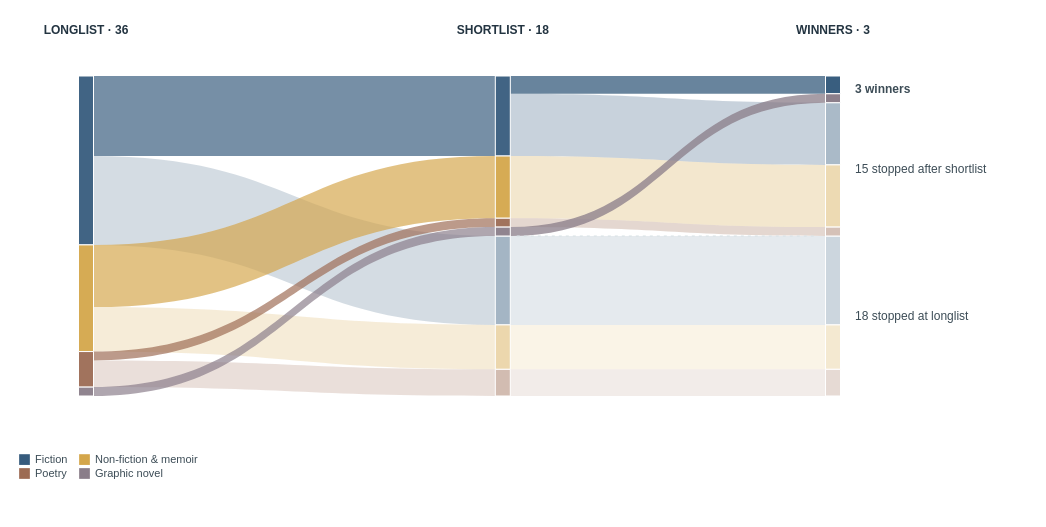

Write a Vega-Lite specification for this figure.
### Vega specification from a JSON file in a GitHub repository (floating-point values rounded to 4 significant figures)
{"$schema": "https://vega.github.io/schema/vega/v5.json", "description": "Alluvial of 36 Stella longlisted books in 2024–2026, retaining the 18 books that stopped at the longlist and the 15 that stopped after the shortlist.", "height": 435, "padding": {"left": 18, "right": 18, "top": 8, "bottom": 48}, "autosize": "pad", "background": "#ffffff", "signals": [{"name": "width", "update": "min(1100, max(290, windowSize()[0] - (windowSize()[0] <= 600 ? 96 : windowSize()[0] <= 1000 ? 144 : 190)))", "on": [{"events": "window:resize", "update": "min(1100, max(290, windowSize()[0] - (windowSize()[0] <= 600 ? 96 : windowSize()[0] <= 1000 ? 144 : 190)))"}]}, {"name": "nodeWidth", "value": 15}], "data": [{"name": "nodes", "values": [{"stage": "longlist", "genre": "Fiction", "phase": "longlisted", "y0": 0, "y1": 19, "count": 19, "opacity": 0.94}, {"stage": "shortlist", "genre": "Fiction", "phase": "advanced", "y0": 0, "y1": 9, "count": 9, "opacity": 0.94}, {"stage": "shortlist", "genre": "Fiction", "phase": "stopped at longlist", "y0": 18, "y1": 28, "count": 10, "opacity": 0.45}, {"stage": "outcome", "genre": "Fiction", "phase": "winner", "y0": 0, "y1": 2, "count": 2, "opacity": 0.98}, {"stage": "outcome", "genre": "Fiction", "phase": "stopped at shortlist", "y0": 3, "y1": 10, "count": 7, "opacity": 0.42}, {"stage": "outcome", "genre": "Fiction", "phase": "stopped at longlist", "y0": 18, "y1": 28, "count": 10, "opacity": 0.25}, {"stage": "longlist", "genre": "Non-fiction & memoir", "phase": "longlisted", "y0": 19, "y1": 31, "count": 12, "opacity": 0.94}, {"stage": "shortlist", "genre": "Non-fiction & memoir", "phase": "advanced", "y0": 9, "y1": 16, "count": 7, "opacity": 0.94}, {"stage": "shortlist", "genre": "Non-fiction & memoir", "phase": "stopped at longlist", "y0": 28, "y1": 33, "count": 5, "opacity": 0.45}, {"stage": "outcome", "genre": "Non-fiction & memoir", "phase": "stopped at shortlist", "y0": 10, "y1": 17, "count": 7, "opacity": 0.42}, {"stage": "outcome", "genre": "Non-fiction & memoir", "phase": "stopped at longlist", "y0": 28, "y1": 33, "count": 5, "opacity": 0.25}, {"stage": "longlist", "genre": "Poetry", "phase": "longlisted", "y0": 31, "y1": 35, "count": 4, "opacity": 0.94}, {"stage": "shortlist", "genre": "Poetry", "phase": "advanced", "y0": 16, "y1": 17, "count": 1, "opacity": 0.94}, {"stage": "shortlist", "genre": "Poetry", "phase": "stopped at longlist", "y0": 33, "y1": 36, "count": 3, "opacity": 0.45}, {"stage": "outcome", "genre": "Poetry", "phase": "stopped at shortlist", "y0": 17, "y1": 18, "count": 1, "opacity": 0.42}, {"stage": "outcome", "genre": "Poetry", "phase": "stopped at longlist", "y0": 33, "y1": 36, "count": 3, "opacity": 0.25}, {"stage": "longlist", "genre": "Graphic novel", "phase": "longlisted", "y0": 35, "y1": 36, "count": 1, "opacity": 0.94}, {"stage": "shortlist", "genre": "Graphic novel", "phase": "advanced", "y0": 17, "y1": 18, "count": 1, "opacity": 0.94}, {"stage": "outcome", "genre": "Graphic novel", "phase": "winner", "y0": 2, "y1": 3, "count": 1, "opacity": 0.98}]}, {"name": "links", "values": [{"src": "longlist", "dst": "shortlist", "genre": "Fiction", "phase": "advanced", "sy0": 0, "sy1": 9, "ty0": 0, "ty1": 9, "count": 9, "opacity": 0.68}, {"src": "longlist", "dst": "shortlist", "genre": "Fiction", "phase": "stopped at longlist", "sy0": 9, "sy1": 19, "ty0": 18, "ty1": 28, "count": 10, "opacity": 0.21}, {"src": "shortlist", "dst": "outcome", "genre": "Fiction", "phase": "winner", "sy0": 0, "sy1": 2, "ty0": 0, "ty1": 2, "count": 2, "opacity": 0.75}, {"src": "shortlist", "dst": "outcome", "genre": "Fiction", "phase": "stopped at shortlist", "sy0": 2, "sy1": 9, "ty0": 3, "ty1": 10, "count": 7, "opacity": 0.27}, {"src": "shortlist", "dst": "outcome", "genre": "Fiction", "phase": "stopped at longlist", "sy0": 18, "sy1": 28, "ty0": 18, "ty1": 28, "count": 10, "opacity": 0.13}, {"src": "longlist", "dst": "shortlist", "genre": "Non-fiction & memoir", "phase": "advanced", "sy0": 19, "sy1": 26, "ty0": 9, "ty1": 16, "count": 7, "opacity": 0.68}, {"src": "longlist", "dst": "shortlist", "genre": "Non-fiction & memoir", "phase": "stopped at longlist", "sy0": 26, "sy1": 31, "ty0": 28, "ty1": 33, "count": 5, "opacity": 0.21}, {"src": "shortlist", "dst": "outcome", "genre": "Non-fiction & memoir", "phase": "stopped at shortlist", "sy0": 9, "sy1": 16, "ty0": 10, "ty1": 17, "count": 7, "opacity": 0.27}, {"src": "shortlist", "dst": "outcome", "genre": "Non-fiction & memoir", "phase": "stopped at longlist", "sy0": 28, "sy1": 33, "ty0": 28, "ty1": 33, "count": 5, "opacity": 0.13}, {"src": "longlist", "dst": "shortlist", "genre": "Poetry", "phase": "advanced", "sy0": 31, "sy1": 32, "ty0": 16, "ty1": 17, "count": 1, "opacity": 0.68}, {"src": "longlist", "dst": "shortlist", "genre": "Poetry", "phase": "stopped at longlist", "sy0": 32, "sy1": 35, "ty0": 33, "ty1": 36, "count": 3, "opacity": 0.21}, {"src": "shortlist", "dst": "outcome", "genre": "Poetry", "phase": "stopped at shortlist", "sy0": 16, "sy1": 17, "ty0": 17, "ty1": 18, "count": 1, "opacity": 0.27}, {"src": "shortlist", "dst": "outcome", "genre": "Poetry", "phase": "stopped at longlist", "sy0": 33, "sy1": 36, "ty0": 33, "ty1": 36, "count": 3, "opacity": 0.13}, {"src": "longlist", "dst": "shortlist", "genre": "Graphic novel", "phase": "advanced", "sy0": 35, "sy1": 36, "ty0": 17, "ty1": 18, "count": 1, "opacity": 0.68}, {"src": "shortlist", "dst": "outcome", "genre": "Graphic novel", "phase": "winner", "sy0": 17, "sy1": 18, "ty0": 2, "ty1": 3, "count": 1, "opacity": 0.75}]}, {"name": "stageLabels", "values": [{"stage": "longlist", "heading": "LONGLIST · 36"}, {"stage": "shortlist", "heading": "SHORTLIST · 18"}, {"stage": "outcome", "heading": "WINNERS · 3"}]}, {"name": "outcomeLabels", "values": [{"label": "3 winners", "y": 1.5, "weight": "bold"}, {"label": "15 stopped after shortlist", "y": 10.5, "weight": "normal"}, {"label": "18 stopped at longlist", "y": 27, "weight": "normal"}]}], "scales": [{"name": "stageX", "type": "ordinal", "domain": ["longlist", "shortlist", "outcome"], "range": [{"signal": "width < 600 ? 32 : 68"}, {"signal": "width * 0.48"}, {"signal": "width - (width < 600 ? 32 : 195)"}]}, {"name": "booksY", "type": "linear", "domain": [0, 36], "range": [68, 388], "zero": true}, {"name": "genreColour", "type": "ordinal", "domain": ["Fiction", "Non-fiction & memoir", "Poetry", "Graphic novel"], "range": ["#365B7D", "#D4A64A", "#9C6B53", "#8A7D89"]}], "legends": [{"fill": "genreColour", "orient": "bottom", "direction": "horizontal", "title": null, "symbolType": "square", "symbolSize": 115, "labelFont": "Arial", "labelFontSize": 11, "labelColor": "#3c4c56", "columns": 2, "offset": 10}], "marks": [{"type": "path", "from": {"data": "links"}, "encode": {"update": {"path": {"signal": "'M' + (scale('stageX', datum.src) + nodeWidth/2) + ',' + scale('booksY', datum.sy0) + ' C' + ((scale('stageX', datum.src) + scale('stageX', datum.dst))/2) + ',' + scale('booksY', datum.sy0) + ' ' + ((scale('stageX', datum.src) + scale('stageX', datum.dst))/2) + ',' + scale('booksY', datum.ty0) + ' ' + (scale('stageX', datum.dst) - nodeWidth/2) + ',' + scale('booksY', datum.ty0) + ' L' + (scale('stageX', datum.dst) - nodeWidth/2) + ',' + scale('booksY', datum.ty1) + ' C' + ((scale('stageX', datum.src) + scale('stageX', datum.dst))/2) + ',' + scale('booksY', datum.ty1) + ' ' + ((scale('stageX', datum.src) + scale('stageX', datum.dst))/2) + ',' + scale('booksY', datum.sy1) + ' ' + (scale('stageX', datum.src) + nodeWidth/2) + ',' + scale('booksY', datum.sy1) + ' Z'"}, "fill": {"scale": "genreColour", "field": "genre"}, "fillOpacity": {"field": "opacity"}, "tooltip": {"signal": "datum.genre + ': ' + datum.count + ' books ' + datum.phase"}}, "hover": {"fillOpacity": {"value": 0.88}}}}, {"type": "rect", "from": {"data": "nodes"}, "encode": {"update": {"x": {"signal": "scale('stageX', datum.stage) - nodeWidth/2"}, "x2": {"signal": "scale('stageX', datum.stage) + nodeWidth/2"}, "y": {"scale": "booksY", "field": "y0"}, "y2": {"scale": "booksY", "field": "y1"}, "fill": {"scale": "genreColour", "field": "genre"}, "fillOpacity": {"field": "opacity"}, "stroke": {"value": "#ffffff"}, "strokeWidth": {"value": 1}, "tooltip": {"signal": "datum.genre + ': ' + datum.count + ' books ' + datum.phase"}}}}, {"type": "rule", "encode": {"update": {"x": {"signal": "scale('stageX', 'shortlist') + 14"}, "x2": {"signal": "scale('stageX', 'outcome') - 18"}, "y": {"scale": "booksY", "value": 18}, "stroke": {"value": "#d7e1e4"}, "strokeDash": {"value": [3, 4]}, "strokeWidth": {"value": 1}}}}, {"type": "text", "from": {"data": "stageLabels"}, "encode": {"update": {"x": {"scale": "stageX", "field": "stage"}, "y": {"value": 22}, "align": {"value": "center"}, "baseline": {"value": "middle"}, "text": {"field": "heading"}, "font": {"value": "Arial"}, "fontSize": {"value": 12}, "fontWeight": {"value": "bold"}, "fill": {"value": "#233441"}}}}, {"type": "text", "from": {"data": "outcomeLabels"}, "encode": {"update": {"x": {"signal": "scale('stageX', 'outcome') + 22"}, "y": {"scale": "booksY", "field": "y"}, "text": {"field": "label"}, "baseline": {"value": "middle"}, "font": {"value": "Arial"}, "fontSize": {"value": 12}, "fontWeight": {"field": "weight"}, "fill": {"value": "#3c4c56"}, "opacity": {"signal": "width >= 620 ? 1 : 0"}}}}]}
